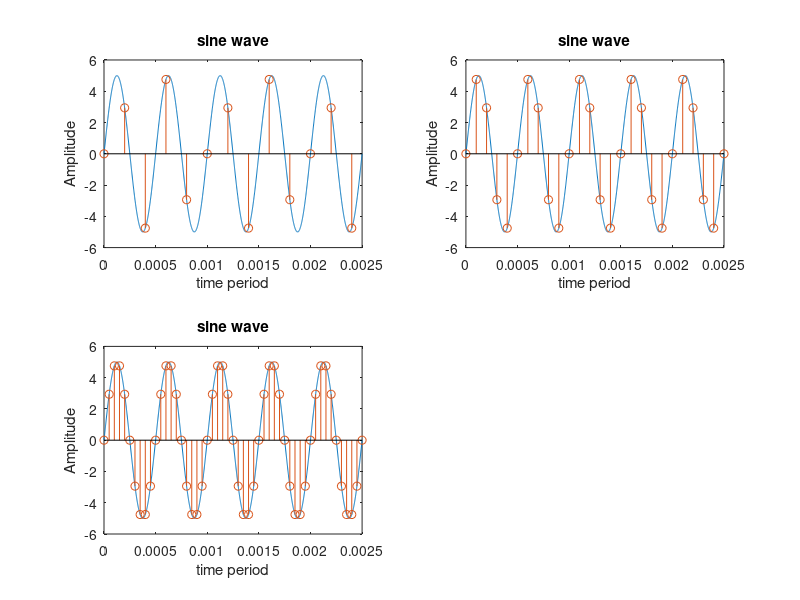

The MATLAB script that drew this image:
% cycles =5 
% f =2000
% t = 0:0.000001:cycles*1/f; 
% x= 5*sin(2*pi*f*t); 
% plot (t,x); 
% xlabel ("time period")
% ylabel ("Amplitude")
% title ("sine wave")

subplot(2,2,1)
cycles =5 
f =2000
t = 0:0.000001:cycles*1/f; 
x= 5*sin(2*pi*f*t); 
freq1 = 5000;
t1=0:1/ freq1:cycles*1/f;
x1= 5*sin(2*pi*f*t1); 
plot (t,x);
hold on; 
stem(t1,x1);  
xlabel ("time period")
ylabel ("Amplitude")
title ("sine wave")

subplot(2,2,2)
cycles =5 
f =2000
t = 0:0.000001:cycles*1/f; 
x= 5*sin(2*pi*f*t); 
freq1 = 10000;
t1=0:1/ freq1:cycles*1/f;
x1= 5*sin(2*pi*f*t1); 
plot (t,x);
hold on; 
stem(t1,x1);  
xlabel ("time period")
ylabel ("Amplitude")
title ("sine wave")

subplot(2,2,3)
cycles =5 
f =2000
t = 0:0.000001:cycles*1/f; 
x= 5*sin(2*pi*f*t); 
freq1 = 20000;
t1=0:1/ freq1:cycles*1/f;
x1= 5*sin(2*pi*f*t1); 
plot (t,x);
hold on; 
stem(t1,x1);  
xlabel ("time period")
ylabel ("Amplitude")
title ("sine wave")



